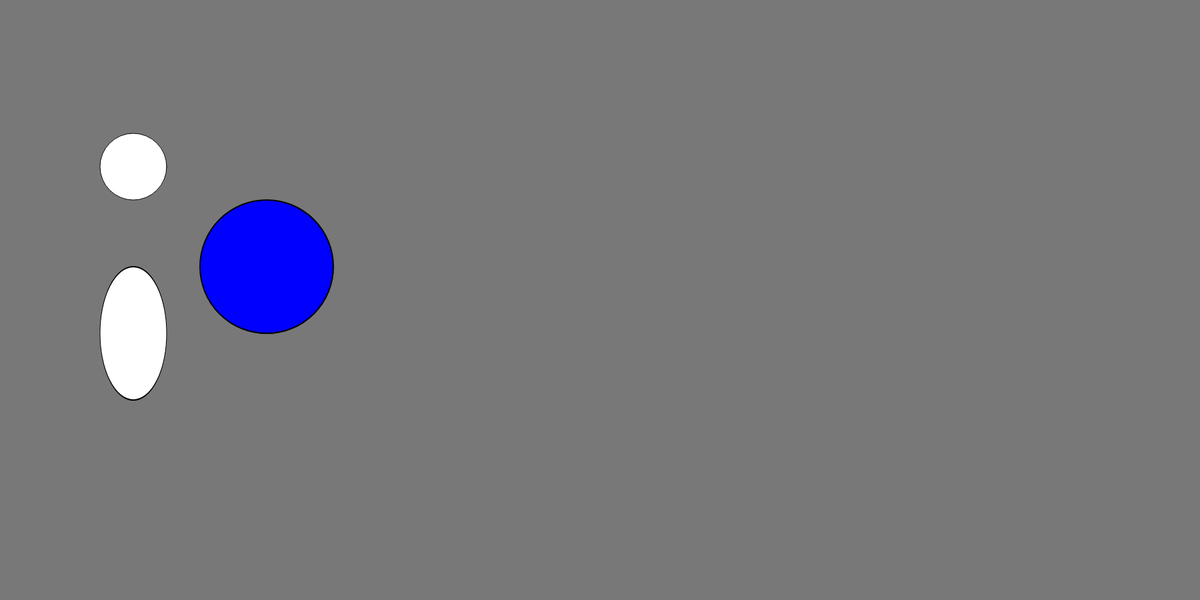
Frame 1 (no input)
Frame 60 (no input): identical to frame 1, image omitted
Frame 120 (the mouse pressed at the canvas centre since frame 60): identical to frame 1, image omitted

The p5.js sketch that drew this single still picture (run headless with seeded random() and noise() and a simulated clock; from frame 60 on, the mouse is pressed at the canvas centre):

// p5.js sketch
// ── sketch.js
function setup() 
{
	createCanvas(1800, 900);
}

function draw()
{
    background(120)

    push()
    fill(0,0,255)
    scale(2 , 2) 
    ellipse(200,200,100)
    pop()

    //fill(255)
    ellipse(200,250,100)

    scale(1 , 2) 
    fill(255)
    ellipse(200,250,100)


}
